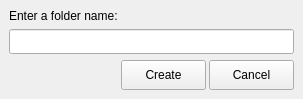
<?xml version="1.0" encoding="UTF-8"?>
<ui version="4.0">
 <class>Form</class>
 <widget class="QWidget" name="Form">
  <property name="geometry">
   <rect>
    <x>0</x>
    <y>0</y>
    <width>303</width>
    <height>99</height>
   </rect>
  </property>
  <property name="windowTitle">
   <string>Create Folder</string>
  </property>
  <layout class="QVBoxLayout" name="verticalLayout">
   <property name="spacing">
    <number>6</number>
   </property>
   <property name="leftMargin">
    <number>9</number>
   </property>
   <property name="topMargin">
    <number>9</number>
   </property>
   <property name="rightMargin">
    <number>9</number>
   </property>
   <property name="bottomMargin">
    <number>2</number>
   </property>
   <item>
    <widget class="QLabel" name="label">
     <property name="maximumSize">
      <size>
       <width>16777215</width>
       <height>150</height>
      </size>
     </property>
     <property name="text">
      <string>Enter a folder name:</string>
     </property>
    </widget>
   </item>
   <item>
    <widget class="QLineEdit" name="lineEdit">
     <property name="sizePolicy">
      <sizepolicy hsizetype="Preferred" vsizetype="Fixed">
       <horstretch>0</horstretch>
       <verstretch>0</verstretch>
      </sizepolicy>
     </property>
     <property name="minimumSize">
      <size>
       <width>0</width>
       <height>25</height>
      </size>
     </property>
     <property name="maximumSize">
      <size>
       <width>1000</width>
       <height>25</height>
      </size>
     </property>
    </widget>
   </item>
   <item>
    <layout class="QHBoxLayout" name="horizontalLayout">
     <property name="spacing">
      <number>3</number>
     </property>
     <item>
      <spacer name="horizontalSpacer">
       <property name="orientation">
        <enum>Qt::Horizontal</enum>
       </property>
       <property name="sizeType">
        <enum>QSizePolicy::Expanding</enum>
       </property>
       <property name="sizeHint" stdset="0">
        <size>
         <width>40</width>
         <height>20</height>
        </size>
       </property>
      </spacer>
     </item>
     <item>
      <widget class="QPushButton" name="createButton">
       <property name="minimumSize">
        <size>
         <width>85</width>
         <height>30</height>
        </size>
       </property>
       <property name="maximumSize">
        <size>
         <width>85</width>
         <height>30</height>
        </size>
       </property>
       <property name="styleSheet">
        <string notr="true"/>
       </property>
       <property name="text">
        <string>Create</string>
       </property>
      </widget>
     </item>
     <item>
      <widget class="QPushButton" name="cancelButton">
       <property name="minimumSize">
        <size>
         <width>85</width>
         <height>30</height>
        </size>
       </property>
       <property name="maximumSize">
        <size>
         <width>85</width>
         <height>30</height>
        </size>
       </property>
       <property name="text">
        <string>Cancel</string>
       </property>
      </widget>
     </item>
    </layout>
   </item>
   <item>
    <spacer name="verticalSpacer">
     <property name="orientation">
      <enum>Qt::Vertical</enum>
     </property>
     <property name="sizeHint" stdset="0">
      <size>
       <width>285</width>
       <height>0</height>
      </size>
     </property>
    </spacer>
   </item>
  </layout>
 </widget>
 <resources/>
 <connections/>
</ui>
